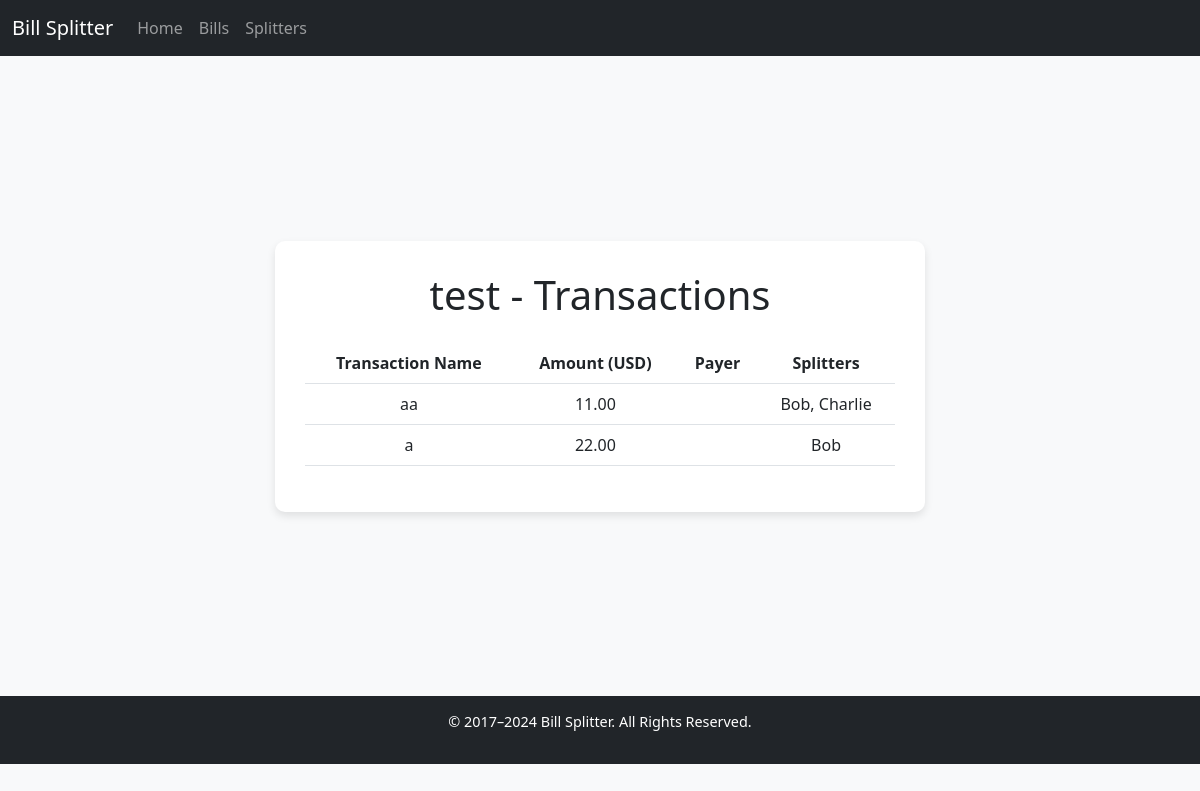
Page /view_transactions/1 on the committed database.
### app.py (models this page shows)
class Bills(db.Model):
    __tablename__ = 'bills'
    id = db.Column(db.Integer, primary_key=True, autoincrement=True)
    name = db.Column(db.String(100), nullable=False)
    created_at = db.Column(db.DateTime, default=datetime.now(timezone.utc))
    transactions = db.relationship('Transactions', backref='set', lazy=True)

class Transactions(db.Model):
    __tablename__ = 'transactions'
    id = db.Column(db.Integer, primary_key=True, autoincrement=True)
    name = db.Column(db.String(100), nullable=False)
    amount = db.Column(db.Float, nullable=False)
    bill_set_id = db.Column(db.Integer, db.ForeignKey('bills.id'))
    payer_id = db.Column(db.Integer, db.ForeignKey('user.id'))  # Payer
    splitters = db.Column(db.String(100))
    payer = db.relationship('User', foreign_keys=[payer_id])

class User(db.Model):
    id = db.Column(db.Integer, primary_key=True, autoincrement=True)
    name = db.Column(db.String(100), nullable=False)

### app.py (the view)
@app.route('/view_transactions/<int:bill_id>', methods=['GET'])
def view_transactions(bill_id):
    bill = Bills.query.get_or_404(bill_id)
    transactions = Transactions.query.filter_by(bill_set_id=bill_id).all()
    transactions_with_splitters = []
    for transaction in transactions:
        splitter_ids = transaction.splitters.split(',') if transaction.splitters else []
        splitter_names = []
        for splitter_id in splitter_ids:
            user = User.query.get(splitter_id)  # Query User by ID
            if user:
                splitter_names.append(user.name)  # Add user name to the list
        transactions_with_splitters.append({
            'transaction': transaction,
            'splitter_names': ', '.join(splitter_names)  # Join the names with commas
        })
    return render_template('view_transactions.html', bill=bill, transactions_with_splitters=transactions_with_splitters)

### templates/view_transactions.html
{% extends "layout.html" %}
{% block content %}
<h1 class="text-center">{{ bill.name }} - Transactions</h1>
<table class="table mt-4 text-center">
    <thead>
        <tr>
            <th scope="col">Transaction Name</th>
            <th scope="col">Amount (USD)</th>
            <th scope="col">Payer</th>
            <th scope="col">Splitters</th>
        </tr>
    </thead>
    <tbody>
        {% for data in transactions_with_splitters  %}
        <tr>
            <td>{{ data.transaction.name }}</td>
            <td>{{ "%.2f"|format(data.transaction.amount) }}</td>
            <td>{{ data.transaction.payer.name }}</td>
            <td>{{ data.splitter_names }}</td>
        </tr>
        {% endfor %}
    </tbody>
</table>
{% endblock %}

### static/css/custom.css (style rules this page uses)
body { background-color: #f8f9fa; }
.text-center { text-align: center !important; }

### rows in the picture
Bills: name "test"
Transactions: transaction.name "aa", transaction.amount "11.00"
User: transaction.name "a", splitter_names "Bob"
Transactions: transaction.amount "22.00"

### other values in the picture
{{ data.splitter_names }} "Bob, Charlie"
